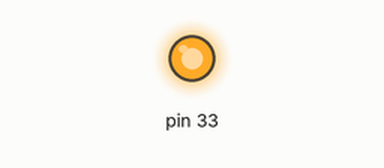
Recording of a program running on a simulated Jetson Nano (header pin numbers). Shown: output pins drawn as LEDs (lit = HIGH). At 1.0 s the program stops and its outputs stay as they are.

Above: at 0.1 s.
At 1.1 s:
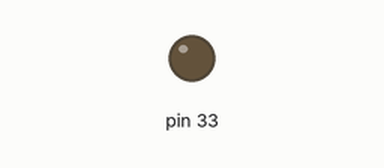
Timing chart, 0 to 2.5 s (numbered marks = the images above):
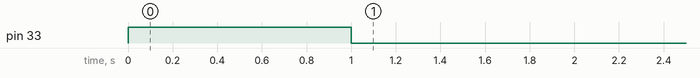

The program:

01_Ltika_time.py
```python
# (licence header left out)
import Jetson.GPIO as GPIO
import time

GPIO.setmode(GPIO.BOARD)
GPIO.setup(33, GPIO.OUT)

GPIO.output(33, GPIO.HIGH)
time.sleep(1)
GPIO.output(33, GPIO.LOW)

GPIO.cleanup()
```

Measured:
- by itself, pin 33: LOW → HIGH at 0.00 s, → LOW 1.0 s later
